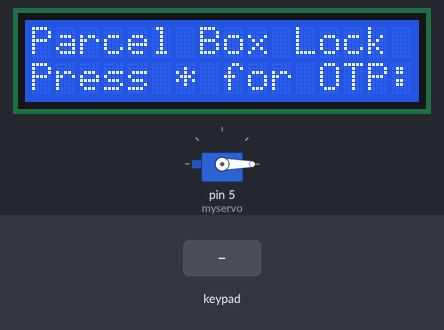
The sketch below on a simulated Arduino Uno, built with avr-gcc and run on an emulated ATmega328P. Parts: servo, 16×2 character LCD. Inputs (shaded band) come from the test bench. Random numbers use the default seed unless the sketch sets one; the modem accepts every AT command (registered, SIM ready, sends succeed) and sends nothing else.

Above: at 2.7 s.
2.8 s: key '*' pressed
At 3.5 s:
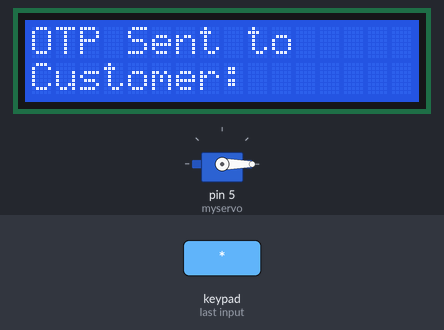
At 5.72 s:
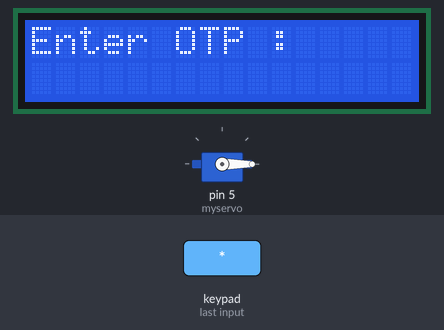
5.8 s: keypad keys 1 3 1 2 1 1 1 0 pressed 0.4 s apart
At 8.3 s:
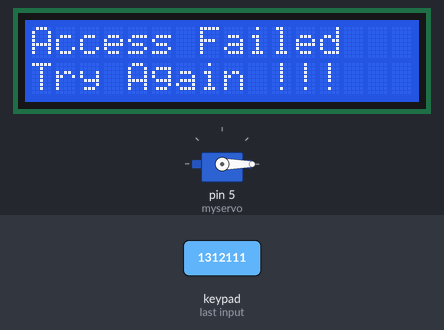
Timing chart, 0 to 9.8 s (numbered marks = the images above; inputs shaded):
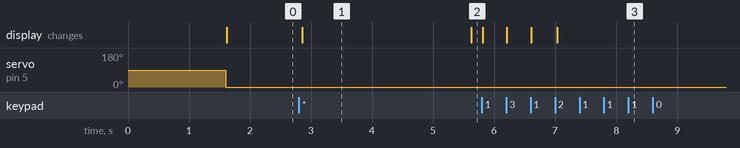

The sketch:

code.ino
```cpp
#include <SoftwareSerial.h>
#include <Wire.h>
#include <LiquidCrystal_I2C.h>
#include <Keypad.h>
#include <Servo.h>

Servo myservo;

const byte ROWS = 4;
const byte COLS = 4;

char hexaKeys[ROWS][COLS] = {
  {'1','2','3','A'},
  {'4','5','6','B'},
  {'7','8','9','C'},
  {'*','0','#','D'}
};
byte rowPins[ROWS] = {13,12,11,10};
byte colPins[COLS] = {9,8,7,6};
Keypad customKeypad = Keypad( makeKeymap(hexaKeys), rowPins, colPins, ROWS, COLS);

LiquidCrystal_I2C lcd(0x27, 16, 2);

SoftwareSerial sim800l(2, 3);
int otp;
String otpstring ="";
int pos=0;
void setup()
{
 // pinMode(5,LOW);
  myservo.attach(5);
  sim800l.begin(4800);
  lcd.init();
  lcd.backlight();
  sim800l.println("AT");
  delay(500);
  sim800l.println("AT+CSQ");
  delay(1000);
  myservo.write(0);


}

void loop()
{

  myservo.write(0);
  lcd.setCursor(0,0);
  lcd.print("Parcel Box Lock");
  lcd.setCursor(0,1);
  lcd.print("Press * for OTP:");
  if(customKeypad.getKey()=='*')
  {
  otp = random(1000,9999);
  otpstring=String(otp);
  lcd.clear();
  lcd.setCursor(0,0);
  lcd.print("OTP Sent to");
  lcd.setCursor(0,1);
  lcd.print("Customer: ");
  SendSMS();
  lcd.clear();
  lcd.setCursor(0,0);
  lcd.print("Enter OTP :");
  getotp();
  }

}

void getotp(){

  String y="";
  int a=y.length();
  while (a<4)
 {
  char customKey = customKeypad.getKey();
  if (customKey){
    lcd.setCursor(0,1);
    y=y+customKey;
    lcd.print(y);
    a=y.length();
  }
}

   if (otpstring==y)
   {
 //   myservo.write(pos);
    lcd.setCursor(0,0);
    lcd.print("Access Granted");
    lcd.setCursor(0,1);
    lcd.print("Box Opening");
//    delay(1000);
//     for (pos = 0; pos <= 160; pos += 1) {
    myservo.write(140);
//    delay(15);
//  }
    delay(5000);
//   for (pos = 160; pos >= 0; pos -= 1) {
    myservo.write(0);
//    delay(15);
//  }
    }
else
   {
    lcd.setCursor(0,0);
    lcd.print("Access Failed");
    lcd.setCursor(0,1);
    lcd.print("Try Again !!!");
    delay(3000);}


}
void SendSMS()
{
  Serial.println("Sending SMS...");
  sim800l.print("AT+CMGF=1\r");
  delay(100);
  sim800l.print ("AT+CSMP=17,167,0,0\r");
  delay(500);
  sim800l.print("AT+CMGS=\"+918709901594\"\r");
  delay(500);
  sim800l.print("Your OTP is "+otpstring+"  to unlock box");
  delay(500);
  sim800l.print((char)26);
  delay(500);
   sim800l.println();
  Serial.println("Text Sent.");
  delay(500);
}
```

Measured:
- after the input at 2.8 s, the display: changes after 0.05 s (image 1)
- after the input at 5.8 s, the display: first changes at once (image 3 shows a later state)
- what the display in image 1 shows lasts 2.7 s, from 2.9 s to 5.6 s
